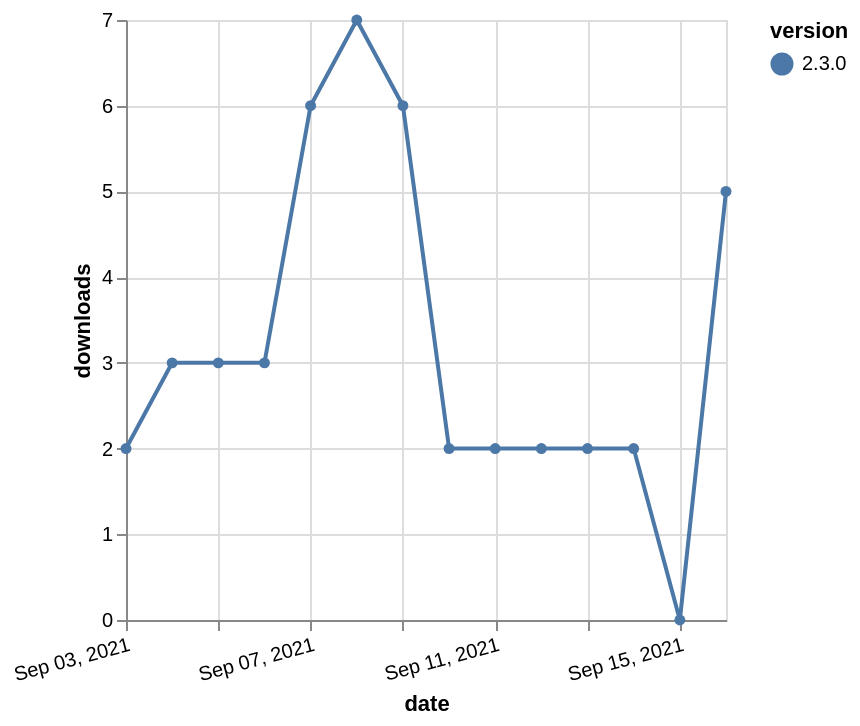

Describe this chart as a Vega-Lite specification.
### Vega-Lite specification from a JSON file in a GitHub repository (floating-point values rounded to 4 significant figures)
{"$schema": "https://vega.github.io/schema/vega-lite/v5.json", "description": "A simple bar chart with embedded data.", "data": {"values": [{"date": "2021-09-03", "total": 2163, "delta": 2, "version": "2.3.0"}, {"date": "2021-09-04", "total": 2166, "delta": 3, "version": "2.3.0"}, {"date": "2021-09-05", "total": 2169, "delta": 3, "version": "2.3.0"}, {"date": "2021-09-06", "total": 2172, "delta": 3, "version": "2.3.0"}, {"date": "2021-09-07", "total": 2178, "delta": 6, "version": "2.3.0"}, {"date": "2021-09-08", "total": 2185, "delta": 7, "version": "2.3.0"}, {"date": "2021-09-09", "total": 2191, "delta": 6, "version": "2.3.0"}, {"date": "2021-09-10", "total": 2193, "delta": 2, "version": "2.3.0"}, {"date": "2021-09-11", "total": 2195, "delta": 2, "version": "2.3.0"}, {"date": "2021-09-12", "total": 2197, "delta": 2, "version": "2.3.0"}, {"date": "2021-09-13", "total": 2199, "delta": 2, "version": "2.3.0"}, {"date": "2021-09-14", "total": 2201, "delta": 2, "version": "2.3.0"}, {"date": "2021-09-15", "total": 2201, "delta": 0, "version": "2.3.0"}, {"date": "2021-09-16", "total": 2206, "delta": 5, "version": "2.3.0"}]}, "width": "container", "mark": {"type": "line", "point": {"filled": true}}, "encoding": {"x": {"field": "date", "type": "temporal", "timeUnit": "yearmonthdate", "title": "date", "axis": {"labelAngle": -15}}, "y": {"field": "delta", "type": "quantitative", "title": "downloads"}, "color": {"field": "version", "type": "nominal"}, "tooltip": {"field": "delta"}}}
